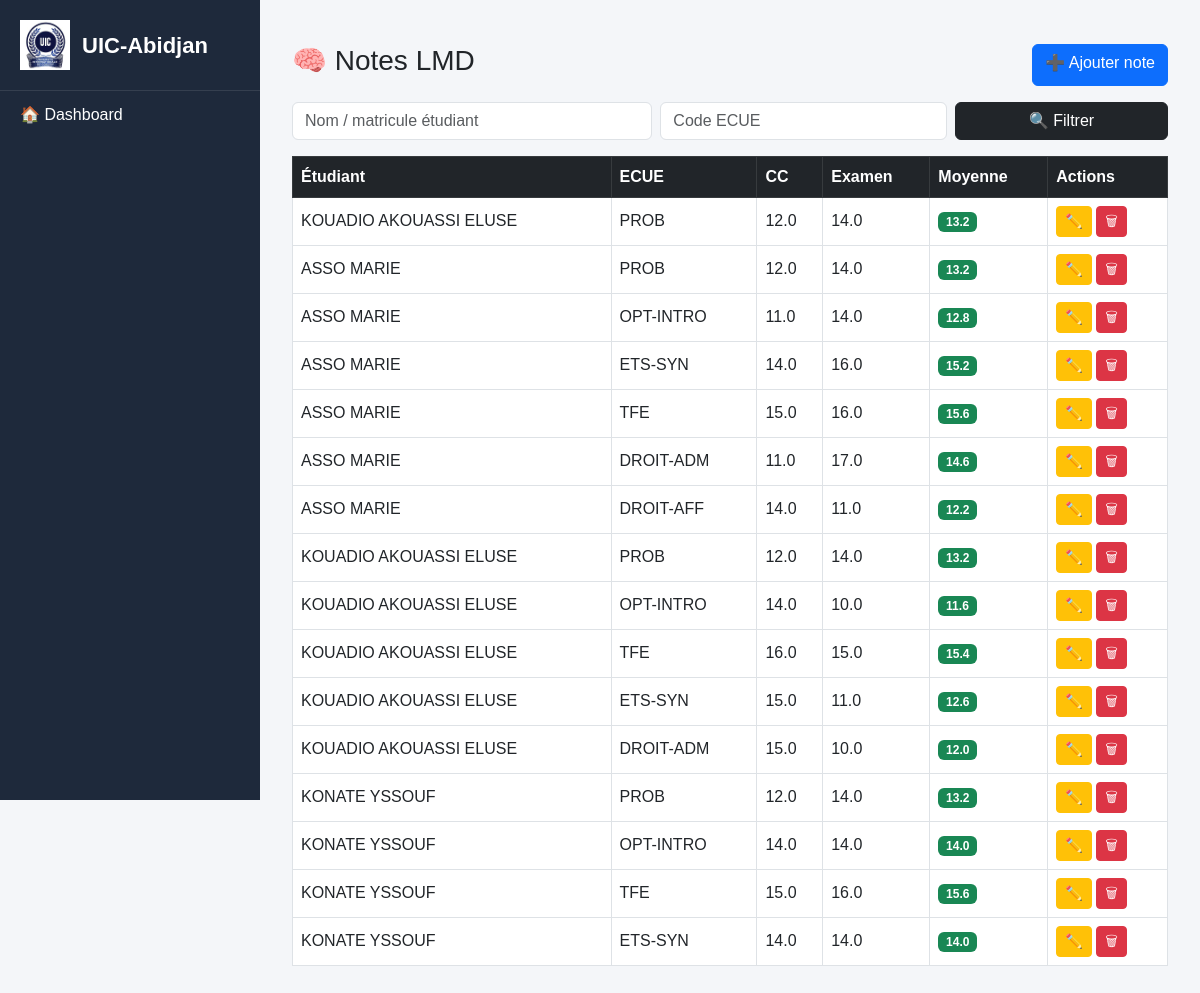
Screenshot of /lmd/notes-lmd/ with the database file from the repository.
### lmd/models.py (models this page shows, shortened)
class NoteLMD(models.Model):
    SESSION_CHOICES = (
        ("1", "Session 1"),
        ("2", "Session 2 (Rattrapage)"),
    )
    SEMESTRE_CHOICES = (
        ("S1", "Semestre 1"),
        ("S2", "Semestre 2"),
        ("S3", "Semestre 3"),
        ("S4", "Semestre 4"),
        ("S5", "Semestre 5"),
        ("S6", "Semestre 6"),
    )
    etudiant = models.ForeignKey(
        "EtudiantLMD",
        on_delete=models.CASCADE,
        related_name="notes_lmd"
    )
    ecue = models.ForeignKey(
        "ECUE",
        on_delete=models.CASCADE,
        related_name="notes"
    )
    semestre = models.CharField(
        max_length=2,
        choices=SEMESTRE_CHOICES
    )
    session = models.CharField(
        max_length=1,
        choices=SESSION_CHOICES,
        default="1"
    )
    cc = models.FloatField(default=0)
    examen = models.FloatField(default=0)
    moyenne = models.FloatField(blank=True, null=True, editable=False)
    class Meta:
        constraints = [
            models.UniqueConstraint(
                fields=[
                    "etudiant",
                    "ecue",
                    "semestre",
                    "session",
                ],
                name="unique_note_par_session",
            )
        ]

class EtudiantLMD(models.Model):
    user = models.OneToOneField(
        User,
        on_delete=models.CASCADE,
        null=True,
        blank=True
    )
    matricule = models.CharField(max_length=50, unique=True)
    nom = models.CharField(max_length=100)
    prenoms = models.CharField(max_length=150)
    ues = models.ManyToManyField("UE", blank=True)
    ecues = models.ManyToManyField("ECUE", blank=True)
    sexe = models.CharField(
        max_length=1,
        choices=(
            ('M', 'Masculin'),
            ('F', 'Féminin'),
        )
    )
    STATUTS = [
        ("AF", "Affecté"),
        ("NF", "Non Affecté"),
    ]
    statut = models.CharField(
         max_length=2,
         choices=STATUTS,
         default="NF"
    )
    date_naissance = models.DateField(null=True, blank=True)
    lieu_naissance = models.CharField(
        max_length=100,
        blank=True,
        null=True
    )
    telephone = models.CharField(max_length=30, blank=True)
    email = models.EmailField(blank=True)
    NIVEAUX = [
        ("L1", "Licence 1"),
        ("L2", "Licence 2"),
        ("L3", "Licence 3"),
        ("M1", "Master 1"),
        ("M2", "Master 2"),
        ("DOC", "Doctorat"),
    ]
    niveau = models.CharField(
        max_length=10,
        choices=NIVEAUX
    )
    filiere = models.ForeignKey(
    "FiliereLMD",
    on_delete=models.CASCADE
    )
    annee_academique = models.CharField(max_length=20)
    date_inscription = models.DateTimeField(auto_now_add=True)
    actif = models.BooleanField(default=True)

class ECUE(models.Model):
    ue = models.ForeignKey(
        UE,
        on_delete=models.CASCADE,
        related_name='ecues'
    )
    code = models.CharField(max_length=20)
    libelle = models.CharField(max_length=200)
    coefficient = models.IntegerField(default=1)
    credit = models.IntegerField(default=0)

### lmd/views.py (the view)
# urls.py: path('notes-lmd/', views.note_lmd_list, name='note_lmd_list'),
def note_lmd_list(request):
    notes = NoteLMD.objects.select_related(
        "etudiant",
        "ecue"
    )
    etudiant = request.GET.get("etudiant")
    ecue = request.GET.get("ecue")
    if etudiant:
        notes = notes.filter(
            Q(etudiant__nom__icontains=etudiant) |
            Q(etudiant__prenoms__icontains=etudiant) |
            Q(etudiant__matricule__icontains=etudiant)
        )
    if ecue:
        notes = notes.filter(ecue__code__icontains=ecue)
    return render(request, "lmd/notes/list.html", {
        "notes": notes,
        "ecues": ECUE.objects.all(),
    })

### lmd/templates/lmd/notes/list.html
{% extends "base.html" %}
{% block content %}
<div class="container-fluid mt-4">
    <div class="d-flex justify-content-between mb-3">
        <h3>🧠 Notes LMD</h3>
        <a href="{% url 'note_lmd_add' %}" class="btn btn-primary">
            ➕ Ajouter note
        </a>
    </div>
    <form method="get" class="row g-2 mb-3">
        <div class="col-md-5">
            <input type="text" name="etudiant"
                   class="form-control"
                   placeholder="Nom / matricule étudiant">
        </div>
        <div class="col-md-4">
            <input type="text" name="ecue"
                   class="form-control"
                   placeholder="Code ECUE">
        </div>
        <div class="col-md-3">
            <button class="btn btn-dark w-100">
                🔍 Filtrer
            </button>
        </div>
    </form>
    <div class="table-responsive">
        <table class="table table-hover table-bordered align-middle">
            <thead class="table-dark">
                <tr>
                    <th>Étudiant</th>
                    <th>ECUE</th>
                    <th>CC</th>
                    <th>Examen</th>
                    <th>Moyenne</th>
                    <th>Actions</th>
                </tr>
            </thead>
            <tbody>
            {% for n in notes %}
            <tr>
                <td>{{ n.etudiant.nom }} {{ n.etudiant.prenoms }}</td>
                <td>{{ n.ecue.code }}</td>
                <td>{{ n.cc }}</td>
                <td>{{ n.examen }}</td>
                <td>
                    <span class="badge bg-success">
                        {{ n.moyenne }}
                    </span>
                </td>
                <td>
                    <a href="{% url 'note_lmd_edit' n.id %}"
                       class="btn btn-warning btn-sm">
                        ✏️
                    </a>
                    <a href="{% url 'note_lmd_delete' n.id %}"
                       class="btn btn-danger btn-sm"
                       onclick="return confirm('Supprimer ?')">
                        🗑
                    </a>
                </td>
            </tr>
            {% empty %}
            <tr>
                <td colspan="6" class="text-center">
                    Aucune note trouvée
                </td>
            </tr>
            {% endfor %}
            </tbody>
        </table>
    </div>
</div>
{% endblock %}

### core/templates/base.html (style rules this page uses)
body { margin: 0; font-family: Arial, sans-serif; background: #f4f6f9; }

### rows the page displays
NoteLMD: etudiant.nom "KOUADIO AKOUASSI", etudiant.prenoms "ELUSE", ecue.code "PROB", cc "12.0", examen "14.0", moyenne "13.2"
NoteLMD: etudiant.nom "ASSO", etudiant.prenoms "MARIE", ecue.code "PROB", cc "12.0", examen "14.0", moyenne "13.2"
NoteLMD: etudiant.nom "ASSO", etudiant.prenoms "MARIE", ecue.code "OPT-INTRO", cc "11.0", examen "14.0", moyenne "12.8"
NoteLMD: etudiant.nom "ASSO", etudiant.prenoms "MARIE", ecue.code "ETS-SYN", cc "14.0", examen "16.0", moyenne "15.2"
NoteLMD: etudiant.nom "ASSO", etudiant.prenoms "MARIE", ecue.code "TFE", cc "15.0", examen "16.0", moyenne "15.6"
NoteLMD: etudiant.nom "ASSO", etudiant.prenoms "MARIE", ecue.code "DROIT-ADM", cc "11.0", examen "17.0", moyenne "14.6"
NoteLMD: etudiant.nom "ASSO", etudiant.prenoms "MARIE", ecue.code "DROIT-AFF", cc "14.0", examen "11.0", moyenne "12.2"
NoteLMD: etudiant.nom "KOUADIO AKOUASSI", etudiant.prenoms "ELUSE", ecue.code "PROB", cc "12.0", examen "14.0", moyenne "13.2"
NoteLMD: etudiant.nom "KOUADIO AKOUASSI", etudiant.prenoms "ELUSE", ecue.code "OPT-INTRO", cc "14.0", examen "10.0", moyenne "11.6"
NoteLMD: etudiant.nom "KOUADIO AKOUASSI", etudiant.prenoms "ELUSE", ecue.code "TFE", cc "16.0", examen "15.0", moyenne "15.4"
NoteLMD: etudiant.nom "KOUADIO AKOUASSI", etudiant.prenoms "ELUSE", ecue.code "ETS-SYN", cc "15.0", examen "11.0", moyenne "12.6"
NoteLMD: etudiant.nom "KOUADIO AKOUASSI", etudiant.prenoms "ELUSE", ecue.code "DROIT-ADM", cc "15.0", examen "10.0", moyenne "12.0"
NoteLMD: etudiant.nom "KONATE", etudiant.prenoms "YSSOUF", ecue.code "PROB", cc "12.0", examen "14.0", moyenne "13.2"
NoteLMD: etudiant.nom "KONATE", etudiant.prenoms "YSSOUF", ecue.code "OPT-INTRO", cc "14.0", examen "14.0", moyenne "14.0"
NoteLMD: etudiant.nom "KONATE", etudiant.prenoms "YSSOUF", ecue.code "TFE", cc "15.0", examen "16.0", moyenne "15.6"
NoteLMD: etudiant.nom "KONATE", etudiant.prenoms "YSSOUF", ecue.code "ETS-SYN", cc "14.0", examen "14.0", moyenne "14.0"
